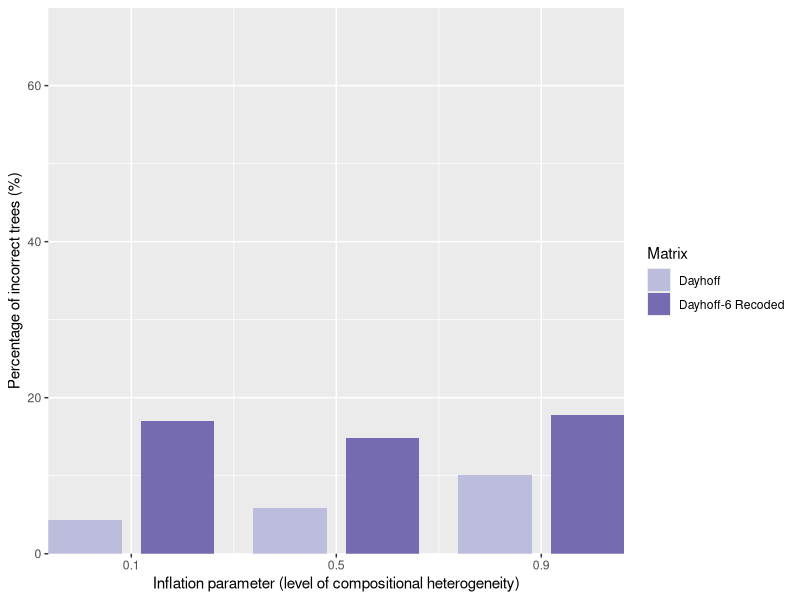

Here is the R script that generated this plot:
setwd("~/Dropbox/Dissertation/Ctenophore-Sponge_Debate/Paper/Post_Review_Analyses")
data <- read.csv('comp_het_chang_proportion.csv')
data$proportion <- data$proportion*100
names(data)[3]<-"percent"
library(ggplot2)
b <- ggplot(data, aes(x=inflation.parameter, y=percent)) + geom_bar(aes(fill=type), stat = "identity", position=position_dodge2(preserve = c("total"), padding = 0.2)) 
b + scale_x_continuous(name="Inflation parameter (level of compositional heterogeneity)", breaks =c(0.1, 0.5, 0.9), label=c("0.1","0.5","0.9"), expand = c(0, 0)) + scale_y_continuous(name="Percentage of incorrect trees (%)", expand = c(0, 0), limits=c(0,70)) + labs(fill="Matrix") + scale_fill_manual(values=c("#bcbddc", "#756bb1","#fdae6b", "#e6550d"))
